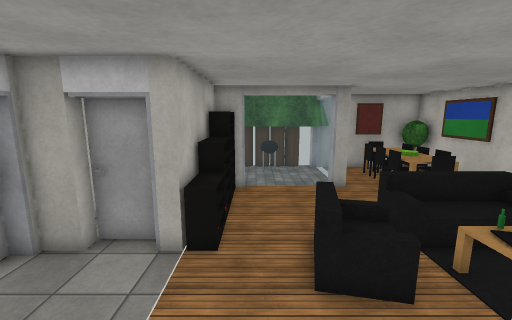
View 1 (above)

16 first-person views from a walk through a Webots world. The camera is 1.2 m above the floor, tilts 10° down and sees 90° across. The floor is counted in squares, 0.5 m on a side. Each view is taken from the middle of a square. On the plan, view 1 faces up. The plan holds only what a view shows up to about 17 squares ahead; the rest is blank. The place goes on beyond the plan. The robots in the file are not drawn. Webots' stock objects and surfaces are drawn as simple stand-ins.

View 2
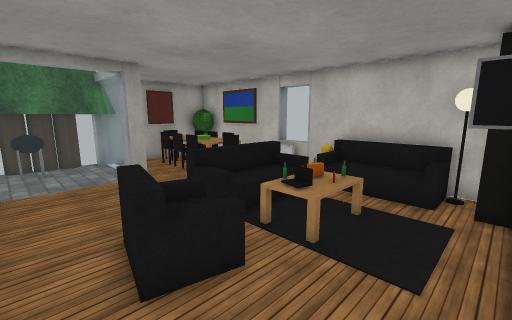

View 3
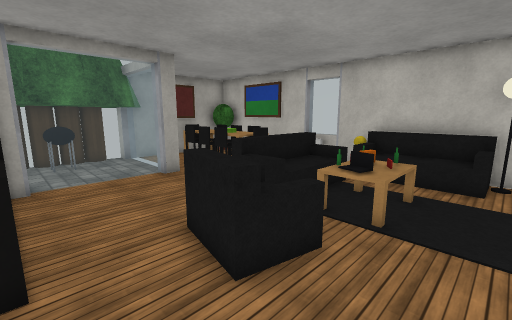

View 4
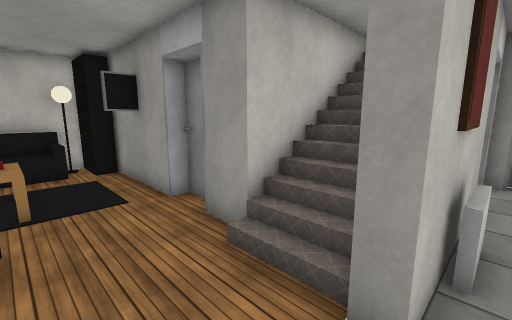

View 5
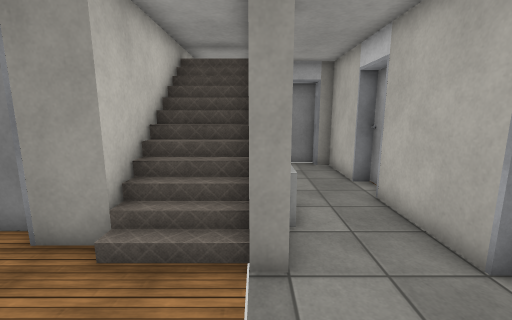

View 6
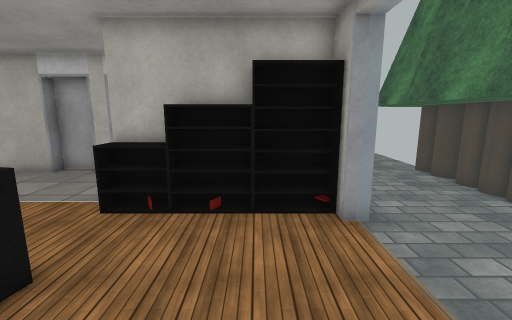

View 7
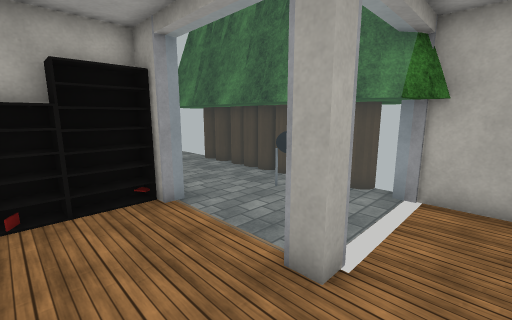

View 8
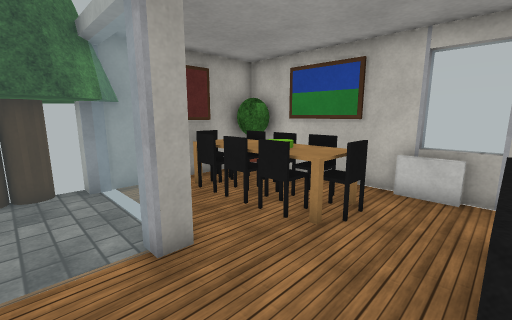

View 9
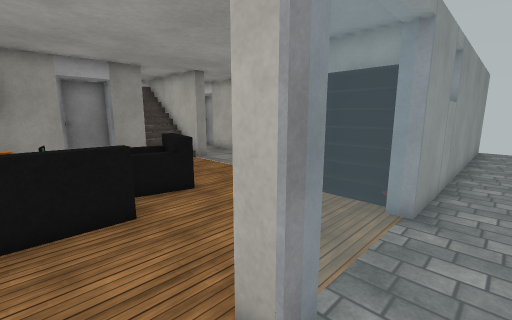

View 10
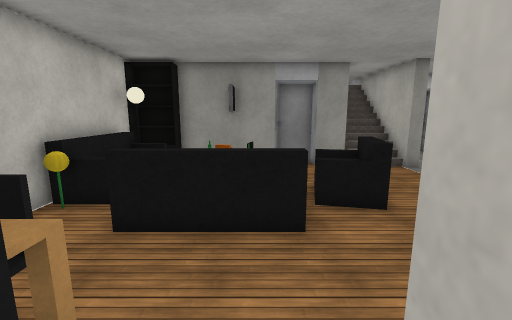

View 11
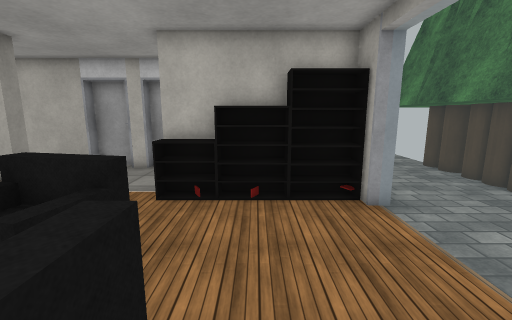

View 12
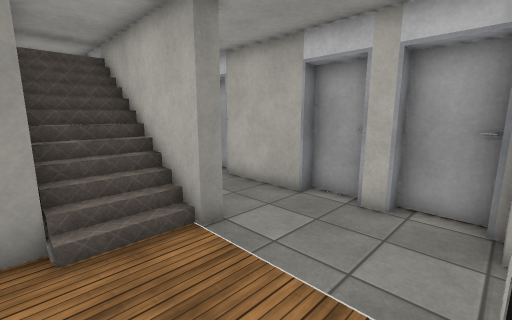

View 13
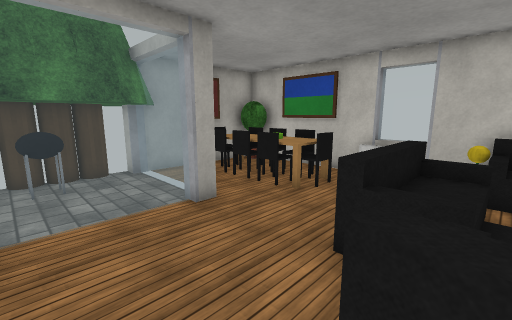

View 14
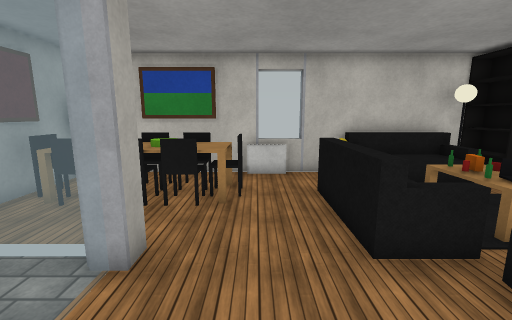

View 15
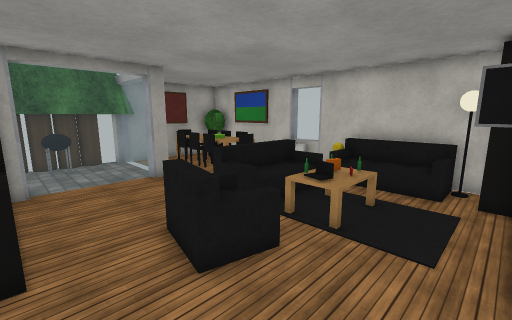

View 16
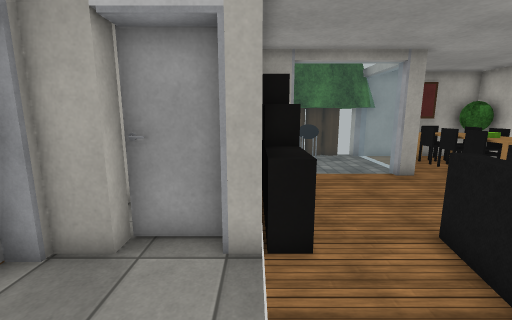

### Floor plan
Key: @ floor where view 1 was taken; # wall or solid block; . floor; / step, stairs or slope; = window, fence, low wall or low ledge; T cypress tree; C chair; P potted tree; A table; S shelf; F sofa; L door leaf; R armchair; B laptop; I radiator; U sunflowers; M floor lamp; E TV; N painting; G stairs; K book; O other object.
Columns run from 8 left of view 1 to 11 right of it. Each row starts with its distance up from view 1.
 18 T T T       T
 17 T TTTTTTT  TT#######
 16 T T TTTTTTTTT..CCPP#
 15   TTTTTTTTTT=..CAC.#
 14  ...........=..CAC.#
 13 ########=====..COC.#
 12    #  #O.......COC.#
 11       #S.......CC..#
 10       #S..........I#
  9   #   #K...........=
  8   #.  #S....FFFFF..#
  7   ##LL#O..R.FFFFF.U#
  6   L#..#S..RRFFFFFFU#
  5   L......RRR.OOA.FF#
  4   #........R.BOO.FF#
  3   L..........   .FF#
  2   L...............M#
  1    ...#//.....E..SS#
  0   #..I# @##LL###
 -1   #..N#GG#
 -2   #...#GG#
 -3   L...#GG
 -4   L...#GG#
 -5   #...L
 -6   #...L
 -7   ##.##
 -8    #LL

Where each view was taken, in squares from view 1:
view 1: 0 up, 0 right, facing up
view 2: 1 up, 0 right, facing up-right
view 3: 2 up, 1 left, facing up-right
view 4: 4 up, 3 left, facing down-right
view 5: 5 up, 2 left, facing down
view 6: 10 up, 5 right, facing left
view 7: 9 up, 6 right, facing up-left
view 8: 8 up, 2 right, facing up-right
view 9: 14 up, 6 right, facing down-left
view 10: 13 up, 5 right, facing down
view 11: 9 up, 6 right, facing left
view 12: 6 up, 1 right, facing down-left
view 13: 6 up, 0 right, facing up-right
view 14: 10 up, 0 right, facing right
view 15: 1 up, 1 left, facing up-right
view 16: 2 up, 2 left, facing up
